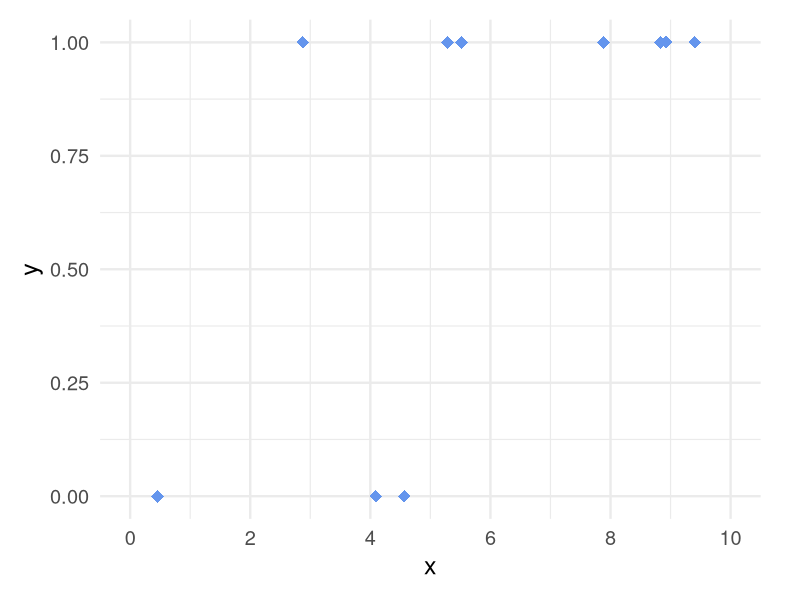
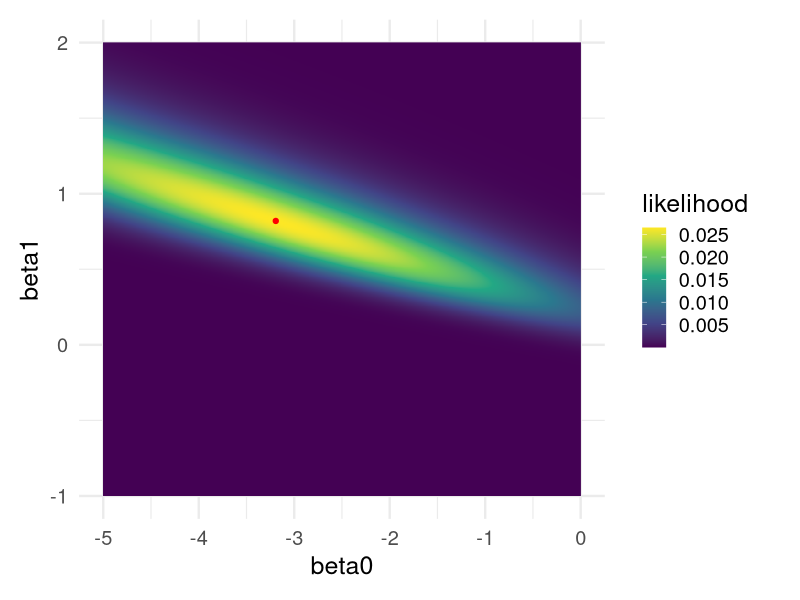

The R source for these figures, in order:
## ---- chunk 1
#| include: false

# Setup
library(tidyverse)
theme_set(theme_minimal(18) +
            theme(plot.margin = unit(c(0.5, 1, 0.5, 0.5), "cm")))
set.seed(123)

## ---- chunk 2
# Simulate some values for x
x <- runif(10, 0, 10)

# Choose our betas
beta0 <- -3
beta1 <- 0.75

# Calculate p across x 
logit_p <- beta0 + beta1 * x

inv_logit <- function(x) exp(x) / (1 + exp(x))

p <- inv_logit(logit_p)

# Simulate y
# Note: rbinom() with size = 1 is equivalent to a random Bernoulli variable
y <- rbinom(10, size = 1, p)

# Visualize
tibble(x, y) %>%
  ggplot(aes(x, y)) +
  geom_point(size = 4, color = "cornflowerblue", shape = 18) +
  scale_x_continuous(breaks = seq(0, 10, by = 2), limits = c(0,10))
## ---- chunk 3
# Write our likelihood function 
# Note this uses the x and y values we generated earlier!
# We're looking for the likelihood of the parameters given the data.
likelihood_fun <- function(beta0, beta1) {
  logit_p <- beta0 + beta1 * x
  p <- inv_logit(logit_p)
  prod(dbinom(y, size = 1, p))
}


# Apply the likelihood function to some candidate coefficients
likelihood_fun(-5, 1)
likelihood_fun(-1, 0)
likelihood_fun(-3, 0.5)
## ---- chunk 4
# Create a data frame with combinations of beta0, beta1
likelihood_space <- expand_grid(
  beta0 = seq(-5, 0, length.out = 1000),
  beta1 = seq(-1, 2, length.out = 1000)
) %>%

# Apply the likelihood function using mapply()
mutate(likelihood = mapply(likelihood_fun, beta0, beta1))

# Isolate the parameters with the maximum likelihood
max_likelihood <- filter(likelihood_space, likelihood == max(likelihood))

# Visualize!
ggplot(likelihood_space, aes(beta0, beta1, fill = likelihood)) +
  geom_raster() +
  geom_point(data = max_likelihood, color = "red") +
  scale_fill_viridis_c()
